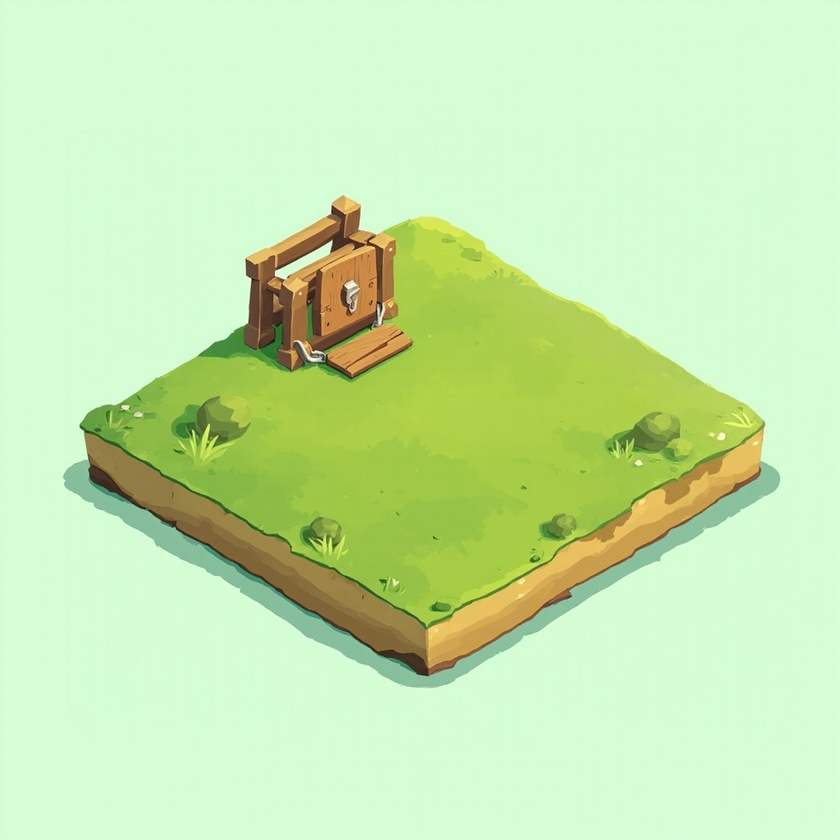
#> input picture generated/batch-assets/plot_locked.jpeg, 840 x 840 px, shrunk from 1024 x 1024 before the run
$ python slice-assets.py
#> lines starting #> are read from the running program, lines starting #| are printed output that depends on the picture
#> in process_plot_tiles, img is the input picture: PIL image 840x840 RGB; mean R, G, B 197.6, 232.5, 174.9
#!/usr/bin/env python3
"""
slice-assets.py — 把 AI 生成的 sprite sheet 切成 Cocos 可用的 PNG，并做底色透明化。

用途
----
读取 generated/batch-assets/ 下 14 张 JPEG，按 generated/batch-assets/GENERATION-REPORT.md
的语义映射切成单图 PNG，写到 assets/game/。同时产出 assets/game/manifest.json 供
下游（Cocos 集成 / 联调）按名引用。

运行
----
python3 scripts/slice-assets.py

环境
----
- python3 (>=3.9)，Pillow >=10（项目实测 12.2.0）
- 无第三方依赖；JPEG 解码 / PNG 写出 / 透明化全在 PIL 内

来源目录
--------
generated/batch-assets/

输出目录
--------
assets/game/
  crops/<cropId>/stage-{1..4}.png   # 4 个生长阶段，对应 seed/sprout/growing/ripe
  icons/<semantic>.png              # 图标 4x2 sheet 按语义拆 8 个
  plots/<semantic>.png              # 6 个地块状态/覆盖层（整体拷贝+去底）
  env/<semantic>.png                # 环境 sheet 按行/列切或整体拷贝（见内部映射）
  manifest.json                     # 每个产物的 source / grid / bgRemoved / stats

重复运行
----
所有输出文件为覆盖式（直接重写）。删除整个 assets/game/ 也可再次生成。

去底算法
--------
四角色采样取均值作为参考背景色；对每个像素算与参考色的 L2 距离；
距离 ≤ BG_DISTANCE_THRESHOLD 的像素 alpha=0，其余保持。容差默认 40，
对 JPEG 压缩噪声（±5~10 灰阶）足够稳；对极少数与背景色接近的前景（如
金色 coin）会被一起透明化——这是 MVP 阶段的已知限制，详见 runbook 末节。
"""

from __future__ import annotations

import json
import os
import sys
from dataclasses import dataclass, field, asdict
from pathlib import Path
from typing import Iterable

from PIL import Image

# -------- 配置 --------

REPO_ROOT = Path(__file__).resolve().parent.parent
SOURCE_DIR = REPO_ROOT / "generated" / "batch-assets"
OUTPUT_DIR = REPO_ROOT / "assets" / "game"

BG_DISTANCE_THRESHOLD = 40  # 默认阈值；调大=更激进地剔前景，调小=更保守

# 每个 plot 是 1024x1024 单图。grid=(1,1) 表示直接切整张并去底。
PLOT_TILES: list[tuple[str, str, str]] = [
    # (source filename, semantic name, output path relative to OUTPUT_DIR)
    ("plot_locked.jpeg",            "locked",          "plots/locked.png"),
    ("plot_grass_empty.jpeg",       "grass-empty",     "plots/grass-empty.png"),
    ("plot_tilled_empty.jpeg",      "tilled-empty",    "plots/tilled-empty.png"),
    ("plot_wet_overlay.jpeg",       "wet-overlay",     "plots/wet-overlay.png"),
    ("plot_ripe_overlay.jpeg",      "ripe-overlay",    "plots/ripe-overlay.png"),
    ("plot_selection_overlay.jpeg", "selection-overlay","plots/selection-overlay.png"),
]

# 作物 sheet：2x2，顺序固定 seed→sprout→growing→ripe（按 GENERATION-REPORT.md §Batch 2）
# 把 crop_radish_stages.jpeg 映射到 carrot：因为 shared 类型里 carrot 的 name 是「白萝卜」，
# AI 出图用了中文名，故 radish 文件实质上是 carrot 的图（详见 runbook 末「发现的问题」）。
CROP_SHEETS: list[tuple[str, str]] = [
    ("crop_radish_stages.jpeg",     "carrot"),
    ("crop_potato_stages.jpeg",     "potato"),
    ("crop_corn_stages.jpeg",       "corn"),
    ("crop_tomato_stages.jpeg",     "tomato"),
    ("crop_strawberry_stages.jpeg", "strawberry"),
]
CROP_STAGE_NAMES = ["stage-1", "stage-2", "stage-3", "stage-4"]  # seed, sprout, growing, ripe
CROP_GRID = (2, 2)  # cols x rows

# 图标 sheet 4x2；按报告里写的语义顺序（左→右、上→下）
# 报告原文：seed bag, watering can, water droplet, water splash, harvest sparkle,
#          gold coin, flying coin reward, lock sign
ICON_SHEET = "icons_core_actions_economy.jpeg"
ICON_GRID = (4, 2)
ICON_TILES: list[str] = [
    "seed-bag",
    "watering-can",
    "droplet",
    "splash",
    "sparkle",
    "coin",
    "flying-coin",
    "lock",
]

# 环境 sheet
# - environment_farm_modules.jpeg：4x2，8 个物件（farmhouse/fence/signboard/well/
#   lotus pond/stepping stones/flowering bush/grass tuft）— MVP 阶段不引入，按整体拷贝
# - environment_tree_mountain_cloud.jpeg：3-piece sheet（tree/mountains/cloud），整体拷贝
ENV_SHEETS: list[tuple[str, str, tuple[int, int]]] = [
    # (source, output relative path, grid)；grid=(1,1) 表示整体拷贝
    ("environment_farm_modules.jpeg",       "env/farm-modules.png",       (1, 1)),
    ("environment_tree_mountain_cloud.jpeg", "env/tree-mountain-cloud.png", (1, 1)),
]


# -------- 数据结构 --------

@dataclass
class TileOutput:
    name: str
    path: str           # 相对 OUTPUT_DIR
    width: int
    height: int
    bgRemoved: bool
    alphaCoverage: float  # alpha>0 像素占比，0~1


@dataclass
class ManifestEntry:
    source: str         # 相对 REPO_ROOT
    grid: list[int]
    outputs: list[TileOutput] = field(default_factory=list)
    bgRemoved: bool = True
    deviation: str | None = None  # 若实际文件与预期不符


# -------- 工具 --------

def _repo_rel(p: Path) -> str:
    """相对仓库根的 POSIX 路径。"""
    try:
        return p.relative_to(REPO_ROOT).as_posix()
    except ValueError:
        return p.as_posix()


def _sample_bg_color(img: Image.Image) -> tuple[int, int, int]:
    """取四角像素均值作为背景色参考。"""
    w, h = img.size
#> w = 840; h = 840
    coords = [(0, 0), (w - 1, 0), (0, h - 1), (w - 1, h - 1)]
#> coords = [(0, 0), (839, 0), (0, 839), (839, 839)]
    rs = gs = bs = 0
    for (x, y) in coords:
        r, g, b = img.getpixel((x, y))[:3]
        rs += r; gs += g; bs += b
#> this loop made 4 passes
#> (r, g, b, rs, gs, bs) on passes 1 to 4: (211, 252, 212, 211, 252, 212), (212, 251, 207, 423, 503, 419), (217, 255, 214, 640, 758, 633), (216, 253, 219, 856, 1011, 852)
#> after the loop, bs = 852; gs = 1011; rs = 856
    n = len(coords)
#> n = 4
    return (rs // n, gs // n, bs // n)


def _remove_bg(img: Image.Image, threshold: int) -> tuple[Image.Image, float]:
    """
    把与四角参考色距离 <= threshold 的像素 alpha=0，返回 (RGBA 图, alpha>0 占比)。
    使用 list 模式而非 numpy 以避免外部依赖。
    """
    src = img.convert("RGB")
    w, h = src.size
    bg = _sample_bg_color(src)
#> bg = (214, 252, 213)
    br, bg_c, bb = bg
#> br = 214; bg_c = 252; bb = 213
    out = src.convert("RGBA")
    pixels = out.load()
    thr2 = threshold * threshold
    kept = 0
    total = w * h
#> total = 705600
    for y in range(h):
        for x in range(w):
            r, g, b, _a = pixels[x, y]
            dr = r - br
            dg = g - bg_c
            db = b - bb
            if dr * dr + dg * dg + db * db <= thr2:
                pixels[x, y] = (r, g, b, 0)
            else:
                # 抗 JPEG 压缩：把非背景像素 alpha 置满
                pixels[x, y] = (r, g, b, 255)
                kept += 1
#> after the loop, kept = 199809
    return out, (kept / total if total else 0.0)


def _slice_grid(img: Image.Image, cols: int, rows: int) -> list[Image.Image]:
    """把图按 cols×rows 网格切成子图，先列后行。"""
    w, h = img.size
    cw, ch = w // cols, h // rows
    tiles: list[Image.Image] = []
    for r in range(rows):
        for c in range(cols):
            box = (c * cw, r * ch, (c + 1) * cw, (r + 1) * ch)
            tiles.append(img.crop(box))
    return tiles


def _write_png(img: Image.Image, path: Path) -> None:
    path.parent.mkdir(parents=True, exist_ok=True)
    img.save(path, format="PNG", optimize=True)


# -------- 处理函数 --------

def process_plot_tiles(manifest: list[ManifestEntry]) -> None:
    for src_name, semantic, out_rel in PLOT_TILES:
        src = SOURCE_DIR / src_name
        entry = ManifestEntry(
            source=_repo_rel(src),
            grid=[1, 1],
        )
        if not src.exists():
            entry.deviation = f"missing source file: {src_name}"
            manifest.append(entry)
            continue
        img = Image.open(src)
        rgba, coverage = _remove_bg(img, BG_DISTANCE_THRESHOLD)
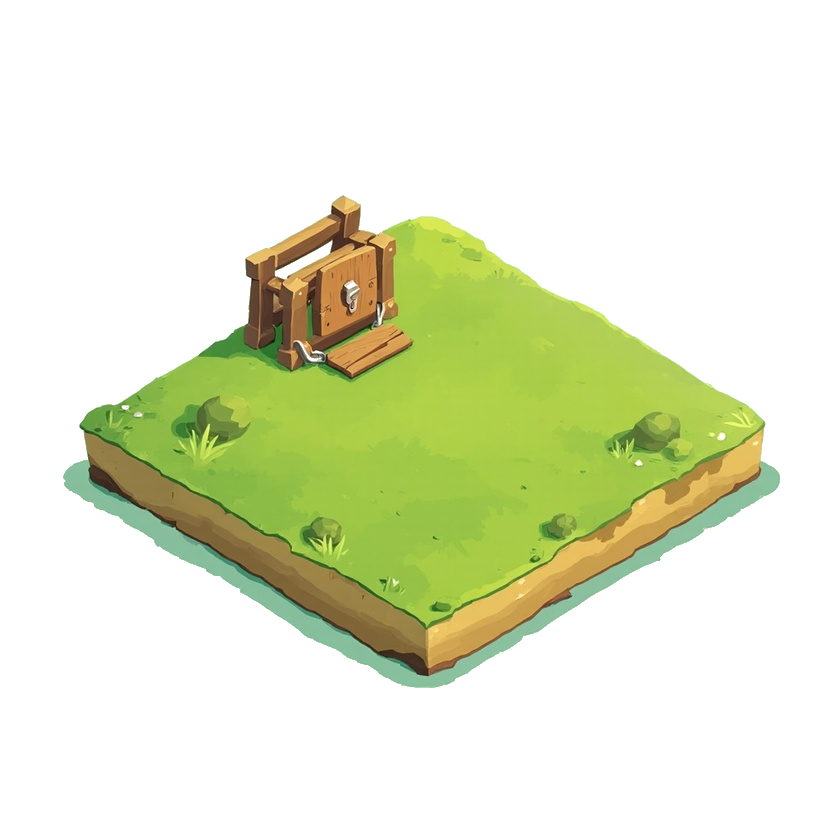
#> rgba: PIL image 840x840 RGBA; mean R, G, B, A 197.6, 232.5, 174.9, 72.2; transparent parts drawn white
#> coverage = 0.283
        out_path = OUTPUT_DIR / out_rel
        _write_png(rgba, out_path)
        entry.outputs.append(TileOutput(
            name=semantic,
            path=out_rel,
            width=rgba.width,
            height=rgba.height,
            bgRemoved=True,
            alphaCoverage=round(coverage, 4),
        ))
        manifest.append(entry)
#> pass 2 of the loop in process_plot_tiles, `for src_name, semantic, out_rel in PLOT_TILES:`:
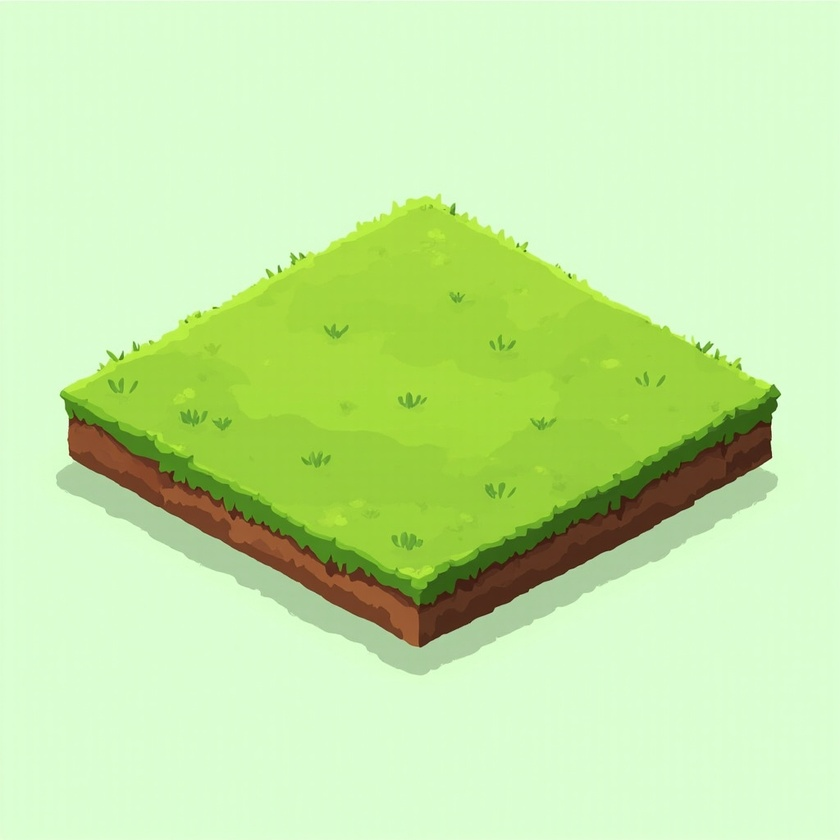
#> input picture generated/batch-assets/plot_grass_empty.jpeg, 840 x 840 px, shrunk from 1024 x 1024 before the run
#> in process_plot_tiles, img is the input picture: PIL image 840x840 RGB; mean R, G, B 196.6, 232.9, 166.1
#> the loop in _sample_bg_color (call 2), `for (x, y) in coords:` made 4 passes
#> (r, g, b, rs, gs, bs) on passes 1 to 4: (234, 255, 229, 234, 255, 229), (228, 255, 216, 462, 510, 445), (227, 255, 214, 689, 765, 659), (227, 253, 214, 916, 1018, 873)
#> in process_plot_tiles, `rgba, coverage = _remove_bg(img, BG_DISTANCE_THRESHOLD)`:
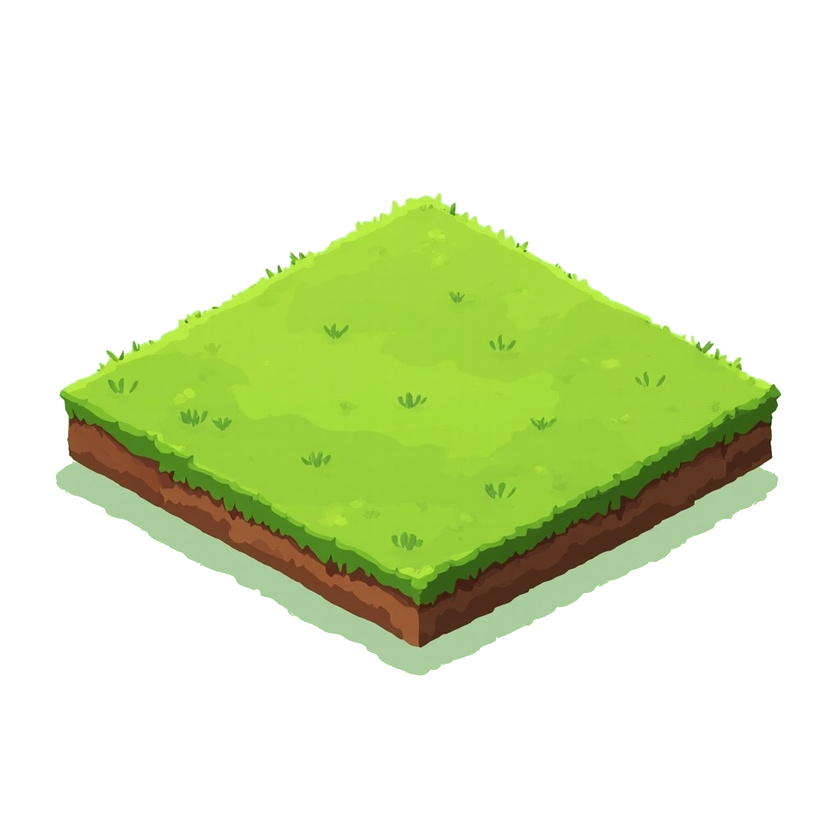
#> rgba: PIL image 840x840 RGBA; mean R, G, B, A 196.6, 232.9, 166.1, 76.4; transparent parts drawn white
#> coverage = 0.3
#> pass 3 of the loop in process_plot_tiles, `for src_name, semantic, out_rel in PLOT_TILES:`:
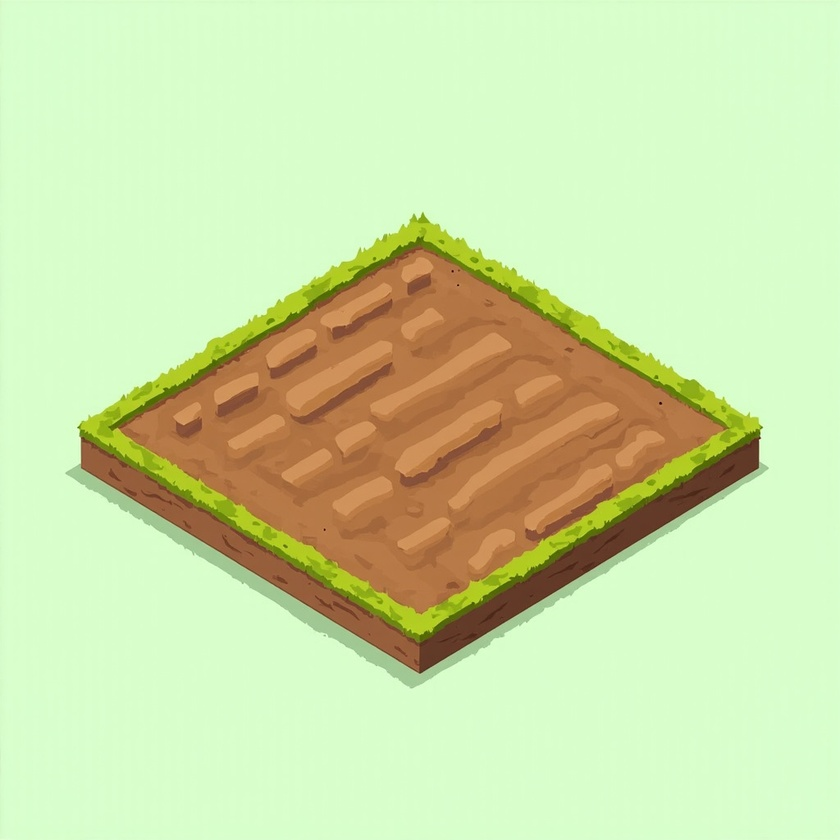
#> input picture generated/batch-assets/plot_tilled_empty.jpeg, 840 x 840 px, shrunk from 1024 x 1024 before the run
#> in process_plot_tiles, img is the input picture: PIL image 840x840 RGB; mean R, G, B 203.4, 222.2, 167.6
#> in process_plot_tiles, `rgba, coverage = _remove_bg(img, BG_DISTANCE_THRESHOLD)`:
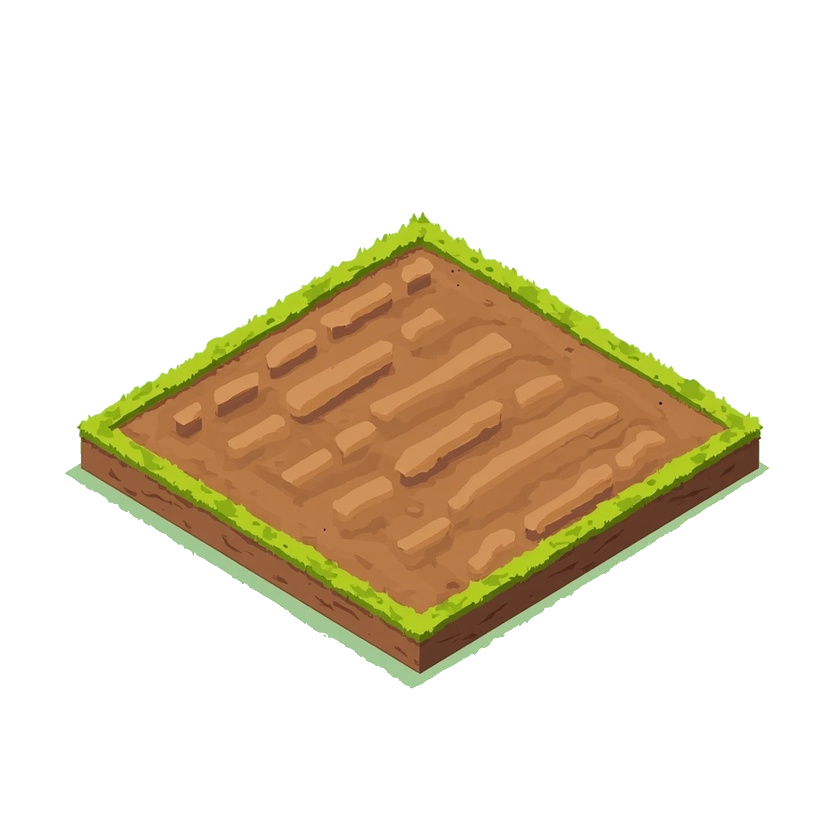
#> rgba: PIL image 840x840 RGBA; mean R, G, B, A 203.4, 222.2, 167.6, 65.5; transparent parts drawn white
#> coverage = 0.257
#> the loop made 6 passes; the first 3 are shown


def process_crop_sheets(manifest: list[ManifestEntry]) -> None:
    for src_name, crop_id in CROP_SHEETS:
        src = SOURCE_DIR / src_name
        entry = ManifestEntry(
            source=_repo_rel(src),
            grid=list(CROP_GRID),
        )
        if not src.exists():
            entry.deviation = f"missing source file: {src_name}"
            manifest.append(entry)
            continue
        img = Image.open(src)
        tiles = _slice_grid(img, *CROP_GRID)
        if len(tiles) != 4:
            entry.deviation = f"unexpected tile count {len(tiles)} for {src_name}"
            manifest.append(entry)
            continue
        for tile, stage_name in zip(tiles, CROP_STAGE_NAMES):
            rgba, coverage = _remove_bg(tile, BG_DISTANCE_THRESHOLD)
            out_rel = f"crops/{crop_id}/{stage_name}.png"
            _write_png(rgba, OUTPUT_DIR / out_rel)
            entry.outputs.append(TileOutput(
                name=stage_name,
                path=out_rel,
                width=rgba.width,
                height=rgba.height,
                bgRemoved=True,
                alphaCoverage=round(coverage, 4),
            ))
        manifest.append(entry)
#> pass 2 of the loop in process_crop_sheets, `for src_name, crop_id in CROP_SHEETS:`:
#> pass 3 of the loop in process_crop_sheets, `for src_name, crop_id in CROP_SHEETS:`:
#> the loop made 5 passes; the first 3 are shown


def process_icon_sheet(manifest: list[ManifestEntry]) -> None:
    src = SOURCE_DIR / ICON_SHEET
    entry = ManifestEntry(
        source=_repo_rel(src),
        grid=list(ICON_GRID),
    )
    if not src.exists():
        entry.deviation = f"missing source file: {ICON_SHEET}"
        manifest.append(entry)
        return
    img = Image.open(src)
    tiles = _slice_grid(img, *ICON_GRID)
    if len(tiles) != len(ICON_TILES):
        entry.deviation = (
            f"icon tile count mismatch: got {len(tiles)}, expected {len(ICON_TILES)}"
        )
        manifest.append(entry)
        return
    for tile, semantic in zip(tiles, ICON_TILES):
        rgba, coverage = _remove_bg(tile, BG_DISTANCE_THRESHOLD)
        out_rel = f"icons/{semantic}.png"
        _write_png(rgba, OUTPUT_DIR / out_rel)
        entry.outputs.append(TileOutput(
            name=semantic,
            path=out_rel,
            width=rgba.width,
            height=rgba.height,
            bgRemoved=True,
            alphaCoverage=round(coverage, 4),
        ))
    manifest.append(entry)


def process_env_sheets(manifest: list[ManifestEntry]) -> None:
    for src_name, out_rel, grid in ENV_SHEETS:
        src = SOURCE_DIR / src_name
        entry = ManifestEntry(
            source=_repo_rel(src),
            grid=list(grid),
        )
        if not src.exists():
            entry.deviation = f"missing source file: {src_name}"
            manifest.append(entry)
            continue
        img = Image.open(src)
        cols, rows = grid
        if cols == 1 and rows == 1:
            rgba, coverage = _remove_bg(img, BG_DISTANCE_THRESHOLD)
            _write_png(rgba, OUTPUT_DIR / out_rel)
            entry.outputs.append(TileOutput(
                name=Path(out_rel).stem,
                path=out_rel,
                width=rgba.width,
                height=rgba.height,
                bgRemoved=True,
                alphaCoverage=round(coverage, 4),
            ))
        else:
            tiles = _slice_grid(img, cols, rows)
            for i, tile in enumerate(tiles):
                rgba, coverage = _remove_bg(tile, BG_DISTANCE_THRESHOLD)
                stem = Path(out_rel).stem
                rel = f"env/{stem}-{i + 1}.png"
                _write_png(rgba, OUTPUT_DIR / rel)
                entry.outputs.append(TileOutput(
                    name=f"{stem}-{i + 1}",
                    path=rel,
                    width=rgba.width,
                    height=rgba.height,
                    bgRemoved=True,
                    alphaCoverage=round(coverage, 4),
                ))
        manifest.append(entry)
#> pass 2 of the loop in process_env_sheets, `for src_name, out_rel, grid in ENV_SHEETS:`:


# -------- 校验 --------

def assert_min_alpha_coverage(manifest: Iterable[ManifestEntry]) -> list[str]:
    """返回透明化后 alpha 覆盖过低的 tile 列表（阈值 5%）。"""
    flagged: list[str] = []
    for entry in manifest:
        for tile in entry.outputs:
            if tile.bgRemoved and tile.alphaCoverage < 0.05:
                flagged.append(f"{tile.path} coverage={tile.alphaCoverage:.3f}")
    return flagged


# -------- 入口 --------

def main(argv: list[str]) -> int:
    global BG_DISTANCE_THRESHOLD
    threshold = BG_DISTANCE_THRESHOLD
    if len(argv) > 1:
        try:
            threshold = int(argv[1])
        except ValueError:
            print(f"invalid threshold: {argv[1]}", file=sys.stderr)
            return 2
    # process_* helpers read the module-level constant at call time — wire the
    # CLI value through so the manifest never records a threshold that wasn't
    # actually applied.
    BG_DISTANCE_THRESHOLD = threshold

    OUTPUT_DIR.mkdir(parents=True, exist_ok=True)

    manifest: list[ManifestEntry] = []
    process_plot_tiles(manifest)
    process_crop_sheets(manifest)
    process_icon_sheet(manifest)
    process_env_sheets(manifest)

    flagged = assert_min_alpha_coverage(manifest)
    for f in flagged:
        print(f"[warn] low alpha coverage: {f}")

    manifest_path = OUTPUT_DIR / "manifest.json"
    payload = {
        "generatedBy": "scripts/slice-assets.py",
        "bgDistanceThreshold": threshold,
        "sourceDir": _repo_rel(SOURCE_DIR),
        "entries": [
            {
                **{k: v for k, v in asdict(e).items() if k != "outputs"},
                "outputs": [asdict(o) for o in e.outputs],
            }
            for e in manifest
        ],
    }
    manifest_path.write_text(json.dumps(payload, indent=2, ensure_ascii=False) + "\n")

    total_outputs = sum(len(e.outputs) for e in manifest)
    deviations = [e for e in manifest if e.deviation]
    print(f"slice-assets: wrote {total_outputs} tiles to {OUTPUT_DIR}")
    print(f"slice-assets: manifest -> {manifest_path}")
    if deviations:
        print(f"slice-assets: {len(deviations)} deviations:")
        for e in deviations:
            print(f"  - {e.source}: {e.deviation}")
    return 0


if __name__ == "__main__":
    sys.exit(main(sys.argv))
#> (the program exits here)
